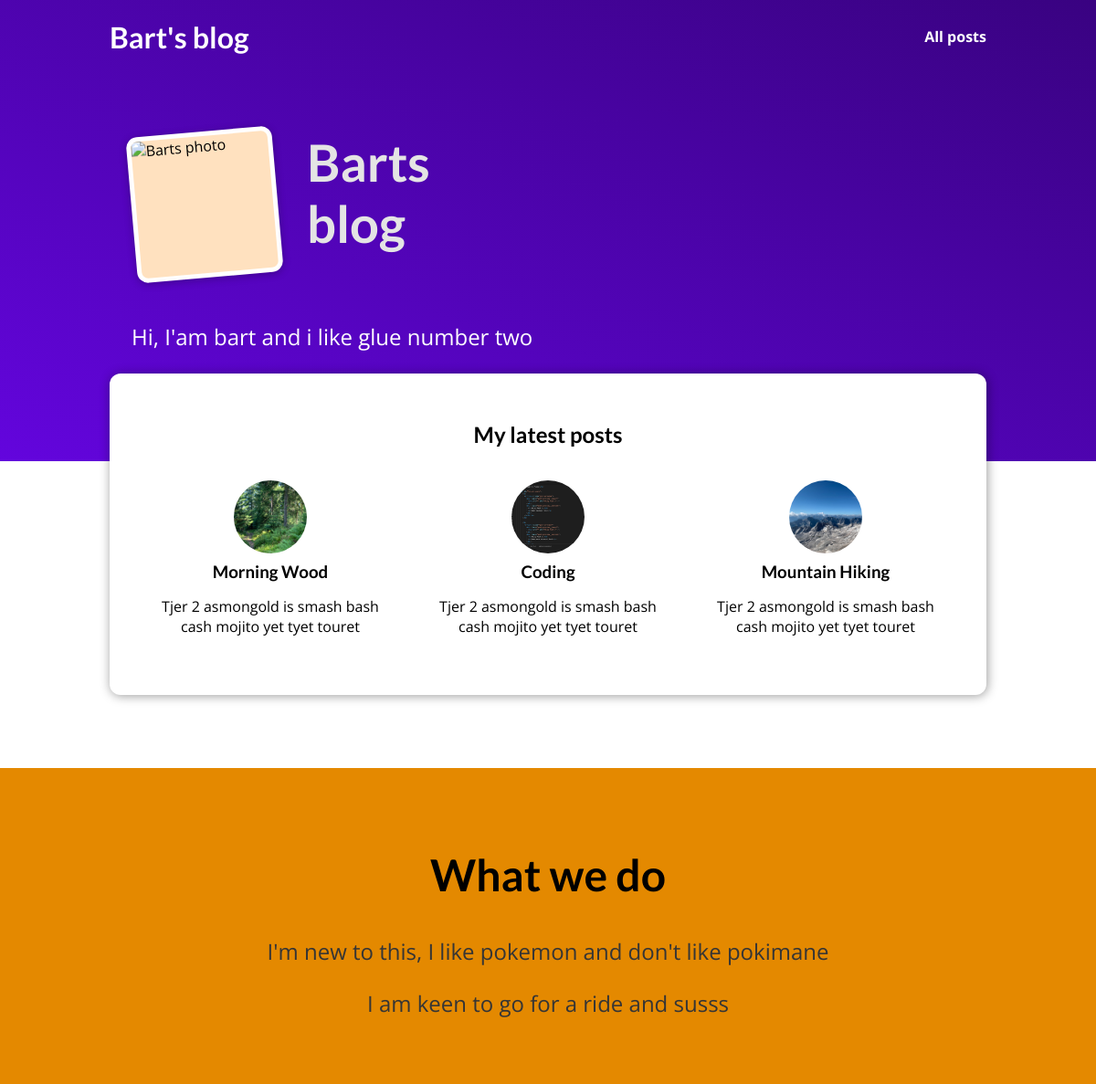
The page / on the database its author committed.
### blog/models.py (models this page shows, shortened)
class Post(models.Model):
    author = models.ForeignKey(Author, on_delete=models.SET_NULL, null=True, related_name='posts')
    title = models.CharField(max_length=50)
    excerpt = models.CharField(max_length=100)
    image = models.CharField(max_length=100)
    date = models.DateTimeField(auto_now=True)
    slug = models.SlugField(default='', blank=True, null=False, db_index=True, unique=True)
    content = models.TextField()
    objects = models.Manager()
    tags = models.ManyToManyField(Tag)
    class Meta:
        verbose_name_plural = 'Posts'

### blog/views.py (the view)
# urls.py: path('', views.starting_page, name='starting_page_page'),
def starting_page(request):
    latest_post = Post.objects.all().order_by('-date')[:3]
    return render(request, 'blog/index.html', {
                  'posts': latest_post})

### blog/templates/blog/index.html (shortened to what this page needs)
{% extends 'base.html' %}
{% load static %}
{% block css_styles %}
    <link rel="stylesheet" href="{% static 'blog/post.css' %}">
    <link rel="stylesheet" href="{% static 'blog/index.css' %}">
{% endblock %}
{% block content %}
<section id="welcome">
    <header>
        <img src="{% static 'blog/images/max.png' %}" alt="Barts photo">
        <h2>
            Barts blog
        </h2>
    </header>
    <p>Hi, I'am bart and i like glue number two</p>
</section>
<section id="latest-posts">
    <h2>
        My latest posts
    </h2>
    <ul>
        {% for post in posts %}
            {% include 'blog/includes/post.html' %}
        {% endfor %}
    </ul>
</section>
<section id="about">
     <h2>What we do</h2>
    <p>I'm new to this, I like pokemon and don't like pokimane</p>
    <p>I am keen to go for a ride and susss</p>
</section>
{% endblock %}

### blog/templates/blog/includes/post.html
{% load static %}
<li><article class="post">
            <a href="{% url 'post_details_page' post.slug %}">
                <img src="{% static 'blog/images/'|add:post.image %}" alt="{{ post.title }}">
                <div class="post__content">
                    <h3>
                        {{ post.title }}
                    </h3>
                    <p>{{ post.excerpt }} </p>
                </div>
            </a>
        </article></li>

### static/app.css (style rules this page uses)
* { box-sizing: border-box; }
html { font-family: 'Open Sans', 'Lato', sans-serif; }
body { margin: 0; }
h1, h2, h3 { font-family: 'Lato', sans-serif; font-weight: bold; }

### blog/static/blog/post.css (style rules this page uses)
.post { display: flex; flex-direction: column; align-items: center; text-align: center; }
.post a { text-decoration: none; color: black; transition: all 0.2s ease; padding: 1rem; }
.post img { width: 5rem; height: 5rem; object-fit: cover; border-radius: 50%; }
.post h3 { margin: 0.25rem 0; }

### blog/static/blog/index.css (style rules this page uses)
#welcome { background: linear-gradient(to right top, #6305dd, #390281); padding: 6rem 12%; }
#welcome header { display: flex; align-items: flex-start; margin: 3rem auto; }
#welcome img { width: 10rem; height: 10rem; object-fit: cover; object-position: top; border: 5px solid white; border-radius: 12px; background-color: #ffe1bf; transform: rotateZ(-5deg); box-shadow: 0 2px 8px rgba(0, 0, 0, 0.25); }
#welcome h2 { font-size: 3.5rem; margin: 0 0 0 2rem; color: #e4e4e4; width: 10rem; }
#welcome p { color: white; font-size: 1.5rem; }
#latest-posts { background-color: white; padding: 2rem; border-radius: 12px; width: 60rem; margin: -6rem auto 2rem auto; box-shadow: 1px 1px 12px rgba(0, 0, 0, 0.4); }
#latest-posts h2 { text-align: center; }
#latest-posts ul { list-style: none; margin: 0; padding: 0; display: flex; gap: 1rem; }
#latest-posts li { flex: 1; }
#about { text-align: center; padding: 3rem; background-color: #e48900; margin-top: 5rem; }
#about h2 { font-size: 3rem; }
#about p { font-size: 1.5rem; color: #353535; }

### rows shown on the page
Post: image (picture), title "Morning Wood", excerpt "Tjer 2 asmongold is smash bash cash mojito yet tyet touret"
Post: image (picture), title "Coding", excerpt "Tjer 2 asmongold is smash bash cash mojito yet tyet touret"
Post: image (picture), title "Mountain Hiking", excerpt "Tjer 2 asmongold is smash bash cash mojito yet tyet touret"
